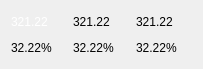
<?xml version="1.0" encoding="UTF-8"?>
<ui version="4.0">
 <class>RollerCoaster</class>
 <widget class="QWidget" name="RollerCoaster">
  <property name="geometry">
   <rect>
    <x>0</x>
    <y>0</y>
    <width>203</width>
    <height>69</height>
   </rect>
  </property>
  <property name="minimumSize">
   <size>
    <width>203</width>
    <height>69</height>
   </size>
  </property>
  <property name="windowTitle">
   <string>Form</string>
  </property>
  <layout class="QGridLayout" name="gridLayout">
   <item row="0" column="0">
    <widget class="QLabel" name="label_value1">
     <property name="styleSheet">
      <string notr="true">QLabel{color: white;}
</string>
     </property>
     <property name="text">
      <string>321.22</string>
     </property>
    </widget>
   </item>
   <item row="0" column="1">
    <widget class="QLabel" name="label_value2">
     <property name="text">
      <string>321.22</string>
     </property>
    </widget>
   </item>
   <item row="0" column="2">
    <widget class="QLabel" name="label_value3">
     <property name="text">
      <string>321.22</string>
     </property>
    </widget>
   </item>
   <item row="1" column="0">
    <widget class="QLabel" name="label_rate1">
     <property name="text">
      <string>32.22%</string>
     </property>
    </widget>
   </item>
   <item row="1" column="1">
    <widget class="QLabel" name="label_rate2">
     <property name="text">
      <string>32.22%</string>
     </property>
    </widget>
   </item>
   <item row="1" column="2">
    <widget class="QLabel" name="label_rate3">
     <property name="text">
      <string>32.22%</string>
     </property>
    </widget>
   </item>
  </layout>
 </widget>
 <resources/>
 <connections/>
</ui>
